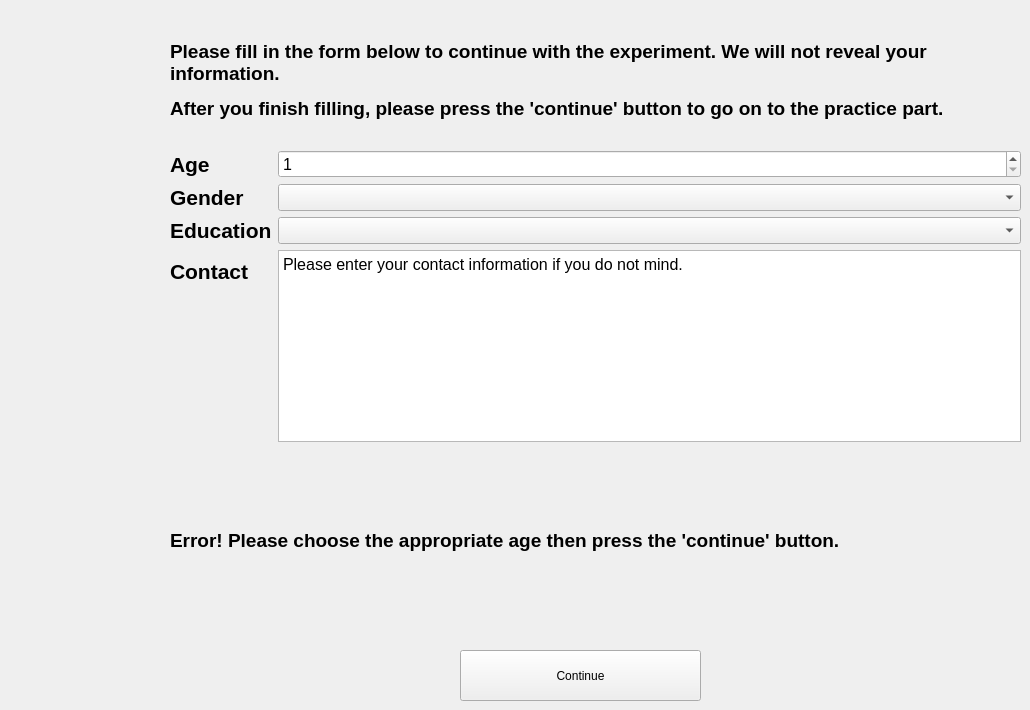
    <widget class="QWidget" name="page_demog">
     <widget class="QWidget" name="formLayoutWidget">
      <property name="geometry">
       <rect>
        <x>170</x>
        <y>150</y>
        <width>851</width>
        <height>351</height>
       </rect>
      </property>
      <layout class="QFormLayout" name="Demog_layout">
       <item row="0" column="0">
        <widget class="QLabel" name="Age_lbl">
         <property name="font">
          <font>
           <family>Arial</family>
           <pointsize>16</pointsize>
           <weight>75</weight>
           <bold>true</bold>
          </font>
         </property>
         <property name="locale">
          <locale language="English" country="UnitedKingdom"/>
         </property>
         <property name="text">
          <string>Age</string>
         </property>
        </widget>
       </item>
       <item row="0" column="1">
        <widget class="QSpinBox" name="Age_spinbox">
         <property name="sizePolicy">
          <sizepolicy hsizetype="Minimum" vsizetype="Preferred">
           <horstretch>0</horstretch>
           <verstretch>0</verstretch>
          </sizepolicy>
         </property>
         <property name="font">
          <font>
           <family>Arial</family>
           <pointsize>12</pointsize>
          </font>
         </property>
         <property name="locale">
          <locale language="English" country="UnitedKingdom"/>
         </property>
         <property name="minimum">
          <number>1</number>
         </property>
         <property name="maximum">
          <number>110</number>
         </property>
        </widget>
       </item>
       <item row="1" column="0">
        <widget class="QLabel" name="Gender_lbl">
         <property name="font">
          <font>
           <family>Arial</family>
           <pointsize>16</pointsize>
           <weight>75</weight>
           <bold>true</bold>
          </font>
         </property>
         <property name="locale">
          <locale language="English" country="UnitedKingdom"/>
         </property>
         <property name="text">
          <string>Gender</string>
         </property>
        </widget>
       </item>
       <item row="2" column="0">
        <widget class="QLabel" name="Education_lbl">
         <property name="font">
          <font>
           <family>Arial</family>
           <pointsize>16</pointsize>
           <weight>75</weight>
           <bold>true</bold>
          </font>
         </property>
         <property name="locale">
          <locale language="English" country="UnitedKingdom"/>
         </property>
         <property name="text">
          <string>Education</string>
         </property>
        </widget>
       </item>
       <item row="2" column="1">
        <widget class="QComboBox" name="Education_comboBox">
         <property name="sizePolicy">
          <sizepolicy hsizetype="Preferred" vsizetype="Preferred">
           <horstretch>0</horstretch>
           <verstretch>0</verstretch>
          </sizepolicy>
         </property>
         <property name="font">
          <font>
           <family>Arial</family>
           <pointsize>12</pointsize>
          </font>
         </property>
         <property name="locale">
          <locale language="English" country="UnitedKingdom"/>
         </property>
         <item>
          <property name="text">
           <string/>
          </property>
         </item>
         <item>
          <property name="text">
           <string>Primary School</string>
          </property>
         </item>
         <item>
          <property name="text">
           <string>Secondary School</string>
          </property>
         </item>
         <item>
          <property name="text">
           <string>High School</string>
          </property>
         </item>
         <item>
          <property name="text">
           <string>Undergraduate</string>
          </property>
         </item>
         <item>
          <property name="text">
           <string>Graduate</string>
          </property>
         </item>
        </widget>
       </item>
       <item row="3" column="0">
        <widget class="QLabel" name="Contact_lbl">
         <property name="font">
          <font>
           <family>Arial</family>
           <pointsize>16</pointsize>
           <weight>75</weight>
           <bold>true</bold>
          </font>
         </property>
         <property name="locale">
          <locale language="English" country="UnitedKingdom"/>
         </property>
         <property name="text">
          <string>Contact</string>
         </property>
        </widget>
       </item>
       <item row="3" column="1">
        <widget class="QTextEdit" name="Contact_txt">
         <property name="sizePolicy">
          <sizepolicy hsizetype="Expanding" vsizetype="Preferred">
           <horstretch>0</horstretch>
           <verstretch>0</verstretch>
          </sizepolicy>
         </property>
         <property name="font">
          <font>
           <family>Arial</family>
           <pointsize>12</pointsize>
          </font>
         </property>
         <property name="locale">
          <locale language="English" country="UnitedKingdom"/>
         </property>
         <property name="html">
          <string>&lt;!DOCTYPE HTML PUBLIC &quot;-//W3C//DTD HTML 4.0//EN&quot; &quot;http://www.w3.org/TR/REC-html40/strict.dtd&quot;&gt;
&lt;html&gt;&lt;head&gt;&lt;meta name=&quot;qrichtext&quot; content=&quot;1&quot; /&gt;&lt;style type=&quot;text/css&quot;&gt;
p, li { white-space: pre-wrap; }
&lt;/style&gt;&lt;/head&gt;&lt;body style=&quot; font-family:'Arial'; font-size:12pt; font-weight:400; font-style:normal;&quot;&gt;
&lt;p style=&quot; margin-top:0px; margin-bottom:0px; margin-left:0px; margin-right:0px; -qt-block-indent:0; text-indent:0px;&quot;&gt;Please enter your contact information if you do not mind.&lt;/p&gt;&lt;/body&gt;&lt;/html&gt;</string>
         </property>
        </widget>
       </item>
       <item row="1" column="1">
        <widget class="QComboBox" name="Gender_comboBox">
         <property name="sizePolicy">
          <sizepolicy hsizetype="Preferred" vsizetype="Preferred">
           <horstretch>0</horstretch>
           <verstretch>0</verstretch>
          </sizepolicy>
         </property>
         <property name="font">
          <font>
           <family>Arial</family>
           <pointsize>12</pointsize>
          </font>
         </property>
         <property name="locale">
          <locale language="English" country="UnitedKingdom"/>
         </property>
         <item>
          <property name="text">
           <string/>
          </property>
         </item>
         <item>
          <property name="text">
           <string>Male</string>
          </property>
         </item>
         <item>
          <property name="text">
           <string>Female</string>
          </property>
         </item>
         <item>
          <property name="text">
           <string>Other</string>
          </property>
         </item>
        </widget>
       </item>
      </layout>
     </widget>
     <widget class="QLabel" name="Demog_instruction_lbl">
      <property name="geometry">
       <rect>
        <x>170</x>
        <y>10</y>
        <width>851</width>
        <height>141</height>
       </rect>
      </property>
      <property name="font">
       <font>
        <family>Arial</family>
        <pointsize>14</pointsize>
        <weight>75</weight>
        <bold>true</bold>
       </font>
      </property>
      <property name="locale">
       <locale language="English" country="UnitedKingdom"/>
      </property>
      <property name="text">
       <string>&lt;html&gt;&lt;head/&gt;&lt;body&gt;&lt;p&gt;Please fill in the form below to continue with the experiment. We will not reveal your information.&lt;/p&gt;&lt;p&gt;After you finish filling, please press the 'continue' button to go on to the practice part.&lt;/p&gt;&lt;/body&gt;&lt;/html&gt;</string>
      </property>
      <property name="wordWrap">
       <bool>true</bool>
      </property>
     </widget>
     <widget class="QLabel" name="Error_message_lbl">
      <property name="geometry">
       <rect>
        <x>170</x>
        <y>510</y>
        <width>851</width>
        <height>61</height>
       </rect>
      </property>
      <property name="sizePolicy">
       <sizepolicy hsizetype="Preferred" vsizetype="Preferred">
        <horstretch>0</horstretch>
        <verstretch>0</verstretch>
       </sizepolicy>
      </property>
      <property name="font">
       <font>
        <family>Arial</family>
        <pointsize>14</pointsize>
        <weight>75</weight>
        <bold>true</bold>
       </font>
      </property>
      <property name="locale">
       <locale language="English" country="UnitedKingdom"/>
      </property>
      <property name="text">
       <string>Error! Please choose the appropriate age then press the 'continue' button.</string>
      </property>
     </widget>
     <widget class="QPushButton" name="Continue_bn_page_demog">
      <property name="geometry">
       <rect>
        <x>460</x>
        <y>650</y>
        <width>241</width>
        <height>51</height>
       </rect>
      </property>
      <property name="locale">
       <locale language="English" country="UnitedKingdom"/>
      </property>
      <property name="text">
       <string>Continue</string>
      </property>
     </widget>
    </widget>
